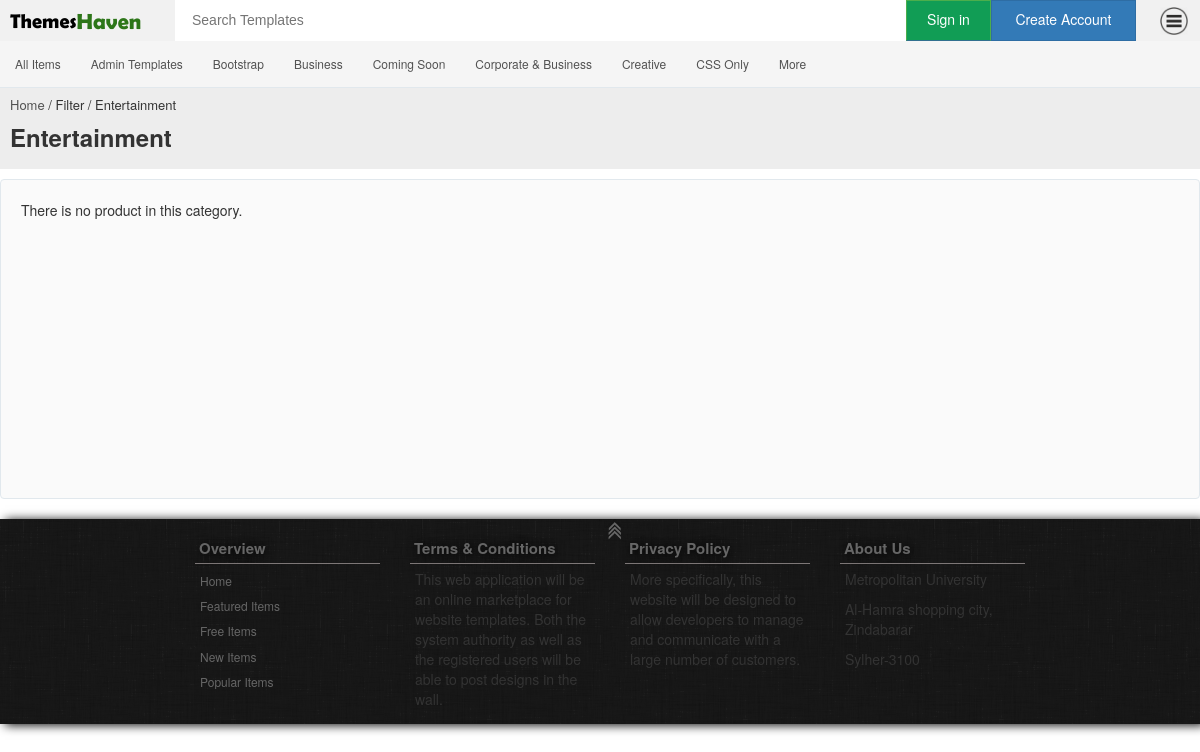
Page /filter/scale/category/37 on the committed database.
### tables this page shows
CREATE TABLE IF NOT EXISTS `information` (
  `id` int(20) NOT NULL AUTO_INCREMENT,
  `title` varchar(30) NOT NULL,
  `description` text NOT NULL,
  PRIMARY KEY (`id`)
);

CREATE TABLE IF NOT EXISTS `category` (
  `id` int(20) NOT NULL AUTO_INCREMENT,
  `name` varchar(30) NOT NULL,
  `status` varchar(20) NOT NULL,
  `date_added` datetime NOT NULL,
  `date_modified` datetime NOT NULL,
  `description` varchar(250) NOT NULL,
  PRIMARY KEY (`id`)
);

### application/controllers/Filter.php (called while the page is built, shortened)
<?php
class Filter extends CI_Controller {
    public function scale($name){
	 	if($name == null)
	 	{
	 		redirect('home');
	 	}
	 	else
	 	{
	     	$data['name'] = $name;
                $c_query=$this->db->limit(25)->order_by('name')->get('category');
                $data['categories']=$c_query->result_array();
                $tag_query=$this->db->limit(10)->get('tag');
                $data['tags']=$tag_query->result_array();
                    $ca_sn= $this->db->limit('9')->order_by('name')->get('category');
                    $data['ca_sn']= $ca_sn->result_array();
			$about=$this->db->where('id','1')->get('information');
			$data['about_r']=$about->result_array();
			$d_i=$this->db->where('id','2')->get('information');
			$data['d_i_r']=$d_i->result_array();
			$p_p=$this->db->where('id','3')->get('information');
			$data['p_p_r']=$p_p->result_array();
			$t_c=$this->db->where('id','4')->get('information');
			$data['t_c_r']=$t_c->result_array();
			if($name=='category')
			{
				$caid=$this->uri->segment(4);
				$this->db->from('product');
				$this->db->join('product_description','product.product_id = product_description.product_id');
				$popularitems= $this->db->where('category_id',$caid)->where('is_approved','1')->limit(30)->get();
				$r = $popularitems->result_array();
				$data['results'] = $r;
				$data['row'] = $popularitems->num_rows();
				$caquery=$this->db->where('id',$caid)->get('category');
				$category=$caquery->result_array();
				foreach ($category as $key) {
					$data['name']=$key['name'];
				}
			}
			$this->load->view('filter_view',$data);
		}
	}
}

### index.php (called while the page is built, shortened)
<?php
require_once BASEPATH.'core/CodeIgniter.php';

### application/views/filter_view.php (the view, shortened to what this page needs)
<!DOCTYPE html>
<html lang="en-US">
<head>
	<link rel="stylesheet" type="text/css" href="<?php echo site_url(); ?>site_elements/filter.css"/>
	<link rel="stylesheet" href="<?php echo site_url(); ?>site_elements/css/bootstrap.min.css"/>
	<link rel="stylesheet" href="<?php echo site_url(); ?>site_elements/css/bootstrap-multiselect.css" type="text/css"/>
</head>
<body>
	<div id="f_main">
		<header id="anchor">
			<div  id="header">
				<div class="col-md-2" id="logo"><a href="<?php echo site_url(); ?>home"> <p><h3>Themes</h3><h4>Haven</h4></p></a></div>
				<div class="col-md-6" id="s_bar">
				  <form class="form-horizontal" role="form" autocomplete="off" method="post"  action="<?php echo site_url('search/result'); ?>">
				  	<input type="text" name="search" id="search" placeholder="Search Templates"/>
				  </form>
				</div>
				<div id="h_links">
					<?php if($this->session->userid){ ?>
					<div id="logeduser"><span id="logeduser_c"><img   src="<?php echo site_url(); ?>site_elements/avater/<?php if(isset($avatar)){if($avatar != ""){echo $avatar;}else{ echo 'uicon.png'; } } ?>" /> <span><?php echo $this->session->user;  ?></span> <span class="glyphicon glyphicon-chevron-down"> </span> </span></div>
					<?php }
					else
					{ ?>
						<span class="btn_t">
							<a href="<?php echo site_url('signin'); ?>" id="btn_login" class="btn btn-success loginbtn">Sign in</a>
						</span>
						<a  href="<?php echo site_url('signup'); ?>" class="btn btn-primary btn_create">Create Account</a>
					<?php } ?>
					<div id="btn_trigger" ><img  src="<?php echo site_url(); ?>site_elements/navicon.png" /></div>
				</div>
			</div>
		</header>
		<div id="top_menu">
		</div>
		<div id="item_label">
			<div id="item_label_content">
				<h4 class="wiz"> <a href="<?php echo site_url(); ?>home">Home </a>/ Filter / <?php echo $name; ?></h4>
					<h3 class="item_label"> <?php echo $name; if(isset($searchkey)){echo $searchkey;}?> </h3>
				<div style="padding-left:0px;padding-top:8px; " class="col-md-12">
</div>
			</div>
		</div>
		<div id="canvas">
			<div style="padding-left:0" class="col-md-12" >
			<ul>
				<?php
							if($row >'0')
							{
								foreach ($results as $key) { ?>
									<li class="f_block">
											<div class="block_img"><div class="imghover"><a href="<?php echo site_url(); ?>item/template/<?php echo $key['product_id'] ?>" class="btn btn-default ">View detail</a></div><img src="<?php echo site_url(); ?>site_elements/image/<?php echo $key['image']; ?>" width="280px" height="192px"/></div>
											<div class="block_info">
												<div class="theme_title"><h3> <?php echo $key['title']; ?> </h3></div>
												<div class="theme_info">
													<h4 class="price"><?php if($key['price'] !='Free'){echo '$';} echo $key['price']; ?></h4>
													<h4 class="info"><a  style="cursor:default"  data-toggle="tooltip" title="Sales" href="#0"> <span class="glyphicon glyphicon glyphicon-briefcase"></span><?php echo $key['total_sale']; ?></a></h4>
												<div id="like_button">
													<h4 class="info"><a href="#0"><span id="like_unlike" class="link"><?php
														$c='0';
														if(isset($likeditems))
														{
															foreach ($likeditems as $likecheck)
															{
																if($key['product_id'] == $likecheck['product_id'])
																{
																	$c='1';  ?><span class='glyphicon glyphicon-heart'></span><?php   }
															}
														}
															if($c=='0')
															{ 	?><span class='glyphicon glyphicon-heart-empty'></span><?php	}
													?></span></a> <span data-toggle="tooltip" title="Favorites" style="margin-left:-8px; cursor:default" id="number_of_likes"><?php echo $key['total_favorites']; ?></span></h4>
													<span id="product_id" style="display:none"><?php echo $key['product_id']; ?></span>
													<span id="user_id" style="display:none"><?php echo $this->session->userid; ?></span>
												</div>
													<h4 class="info"><a target="_blank" href="<?php echo $key['preview_link']; ?>"> <span class="glyphicon glyphicon-eye-open" ></span>Live Demo</a></h4>
												</div>
											</div>
										</li>
								<?php } }
								else
								{
									echo '<p style="padding:20px">There is no product in this category.</p>';
								} ?>
			</ul>
			</div>
		</div>
    	<div class=" " id="footer">
    		<div id="anchor_"> <a id="btn_anchor" href="#anchor"><img class="imganc" src="<?php echo site_url(); ?>site_elements/an.png"> </img> </a></div>
    		<div id="footer_c">
    			<div class="col-md-3" id="overview">
		    		<div id="overview_h">Overview</div>
		    		<div id="overview_c">
			    		<ul>
			    			<li> <a class="f_a" href="<?php echo site_url('home'); ?>">Home</a> </li>
			    			<li> <a href="<?php echo site_url('filter/scale/featureditems'); ?>">Featured Items</a> </li>
			    			<li> <a href="<?php echo site_url('filter/scale/freeitems'); ?>">Free Items</a> </li>
			    			<li> <a href="<?php echo site_url('filter/scale/newitems'); ?>">New Items</a> </li>
			    			<li> <a href="<?php echo site_url('filter/scale/popularitems'); ?>">Popular Items</a> </li>
			    		</ul>
		    		</div>
	    		</div>
	    		<div class="col-md-3"  id="contactinfo">
		    		<?php foreach ($t_c_r as $key) { ?>
		    		<div id="contactinfo_h"><?php echo $key['title']; ?></div>
		    		<div id="contactinfo_c">
			    		<?php echo $key['description']; ?>
		    		</div>
		    		<?php } ?>
	    		</div>
	    		<div class="col-md-3"  id="contactinfo">
		    		<?php foreach ($p_p_r as $key) { ?>
		    		<div id="contactinfo_h"><?php echo $key['title']; ?></div>
		    		<div id="contactinfo_c">
			    		<?php echo $key['description']; ?>
		    		</div>
		    		<?php } ?>
	    		</div>
	    		<div class="col-md-3"  id="contactinfo">
	    			<?php foreach ($about_r as $key) { ?>
		    		<div id="contactinfo_h"><?php echo $key['title']; ?></div>
		    		<div id="contactinfo_c">
			    		<?php echo $key['description']; ?>
		    		</div>
		    		<?php } ?>
	    		</div>
    		</div>
   		</div>
   	</div>
	<div id="top_menu_box">
	<div id="top_menu_content">
		<nav id="dropdown_nav">
			<ul>
				<li> <a href="<?php echo site_url('home'); ?>">All Items</a>
				</li>
				<?php
					$c='0';
					$m='0';
					foreach ($categories as $navca) {
						$c++;
						if($c<8)
						{
						echo '<li>   <a href="'.site_url().'filter/scale/category/'.$navca['id'].'">'.$navca['name'].'</a>
								<ul>';
						echo 	'</ul>
							</li>';
						}
						else
						{
							$m++;
							if($m=='1')
							{
								echo '<li>   <a href="#">More</a>
								<ul>';
							}
						}
					}
				?>
			</ul>
		</nav>
	</div>
	</div>
</body>
</html>

### site_elements/filter.css (style rules this page uses)
body { padding: 0px; margin: 0px; font-size:12px; }
#f_main { position: relative; padding: 0px; width: 100%; }
#header { position: relative; min-height: 41px; padding: 0px; overflow: hidden; background-color: white; }
#logo { margin-top: 0px; padding: 0px; width:175px; padding-left:10px; min-height:41px; float: left; background-color: #f1f1f1; font: normal 180% 'Berlin Sans FB Demi', arial, sans-serif; }
#logo a:link { color: black; }
#logo h3 { margin: 0px; float: left; font-size: 20px; }
#logo h4 { margin: 0px; float: left; font-size: 22px; color: #2D7619; }
#s_bar { position: relative; margin-top: 0px; margin-left: 0px; min-height:41px; float: left; width:400px; }
#s_bar form input { height: 30px; margin-top: 5px; padding-right: 13px; font-family: arial; font-weight: 330%; font-size: 14px; width:400px; border: none; background-color: transparent; }
#h_links { margin-top: 0px; width: 290px; float: right; height:41px; z-index: -0; background-color: #f1f1f1; }
#h_links a { margin-top: 0px; z-index: -0; margin-left: -4px; padding-top: 8px; border-radius: 0px; -o-transition:.5s; -ms-transition:.5s; -moz-transition:.5s; -webkit-transition:.5s; transition:.5s; }
#btn_login { height: 41px; width:85px; border-bottom: 1px solid #31708f; background-color: #119d55; }
.btn_create { height: 41px; width:145px; }
#btn_trigger { margin-top: 3px; float: right; padding-right:8px; }
#btn_trigger img { height: 36px; padding: 4px; border-radius: 4px; -o-transition:.9s; -ms-transition:.9s; -moz-transition:.9s; -webkit-transition:.9s; transition:.9s; }
#top_menu { position: relative; height: 47px; background-color: #F5F5F5; border-bottom:1px solid #e1e8ed; }
#top_menu_box { position: absolute; min-height: 50px; width: 100%; margin: 0px auto; top:40px; }
#top_menu_content { position: relative; height: 47px; width: 1200px; margin:0px auto; z-index: 100; }
#dropdown_nav ul { position: relative; list-style: none; float: left; padding-left: 0px; font-size: 12px; padding-top: 10px; margin: 0px; }
#dropdown_nav ul a { display:block; color:#525252; text-decoration:none; line-height:28px; padding:0 15px; }
#dropdown_nav ul li { position: relative; float: left; padding: 0px; margin: 0px; }
#item_label { position: relative; display: block; background-color: #EDEDED; }
#item_label_content { width: 1200px; padding:10px; min-height: 60px; margin:0px auto; overflow: hidden; }
.wiz { margin:0px; font-size: 13px; }
.wiz a { color: #525252; }
.wiz a:hover,.wiz a:link { color: #525252; text-decoration: none; }
.item_label { margin:0px; white-space: nowrap; overflow: hidden; text-overflow: ellipsis; padding-top: 12px; font-weight: bold; }
#canvas { position: relative; min-height: 320px; top: 10px; width:1200px; margin:0px auto; border-radius: 4px; overflow: hidden; margin-bottom: 30px; padding-left:0px; border:1px solid #e1e8ed; background-color: rgba(245, 245, 245, 0.52); }
#canvas ul { padding: 0px; margin: 0px; }
#footer { position: relative; width: 100%; min-height: 180px; overflow: hidden; margin-top: 20px; box-shadow: 5px 1px 10px black; background:url(footer.png); }
#contactinfo { margin-top: 15px; }
#anchor_ { position: absolute; width: 15px; left: 50%; }
#anchor_ img { text-align: center; margin-top:0px; height: 30px; }
@media (min-width: 1200px) { #footer_c { width: 1100px; min-height: 5px; overflow: hidden; margin: 0px auto; padding-left: 20px; } }
@media (max-width: 1200px) { #footer_c { width: 880px; min-height: 5px; overflow: hidden; margin: 0px auto; } }
#overview { margin-top: 15px; }
#overview_h { color:#666; padding: 4px; font-weight: bold; font-size: 15px; text-shadow:1px 1px 10px black; border-bottom: 1px groove #7D7777; }
#overview_c ul { padding-left: 5px; }
#overview_c ul li { margin: 8px 0px 8px 0px; font-size: 12px; list-style: none; }
#overview_c ul li a { color:#666; }
#contactinfo_h { color:#666; padding: 4px; font-weight: bold; font-size: 15px; text-shadow:1px 1px 10px black; border-bottom: 1px groove #7D7777; }
#contactinfo_c { margin:5px; height: 150px; overflow: hidden; }

### rows in the picture
information: title "Terms & Conditions", description "This web application will be an online marketplace for website templates. Both the system authority as well as the registered users will be able to post designs in the wall."
information: title "Privacy Policy", description "More specifically, this website will be designed to allow developers to manage and communicate with a large number of customers."
information: title "About Us", description "Metropolitan University Al-Hamra shopping city, Zindabarar Sylher-3100"
category: name "Admin Templates"
category: name "Bootstrap"
category: name "Business"
category: name "Coming Soon"
category: name "Corporate & Business"
category: name "Creative"
category: name "CSS Only"
category: shows "More"

### other values in the picture
$name "Entertainment"
